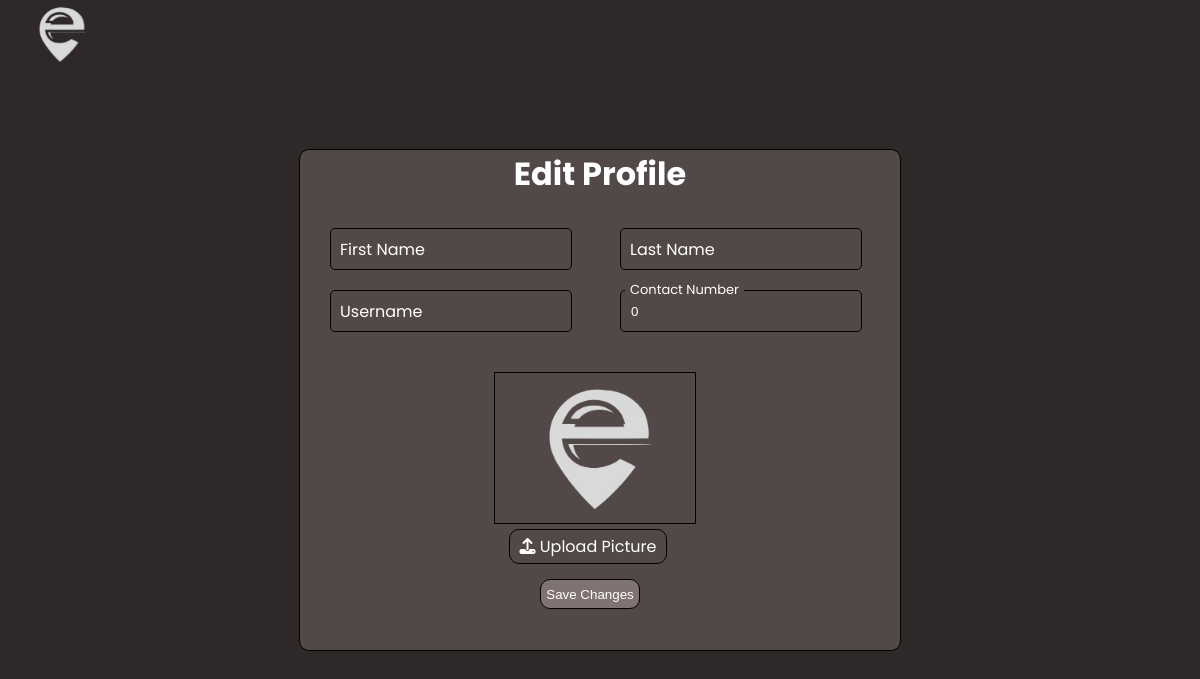
/edit_profile.php?email=admin@gmail.com, run on an earlier commit of the app's database.
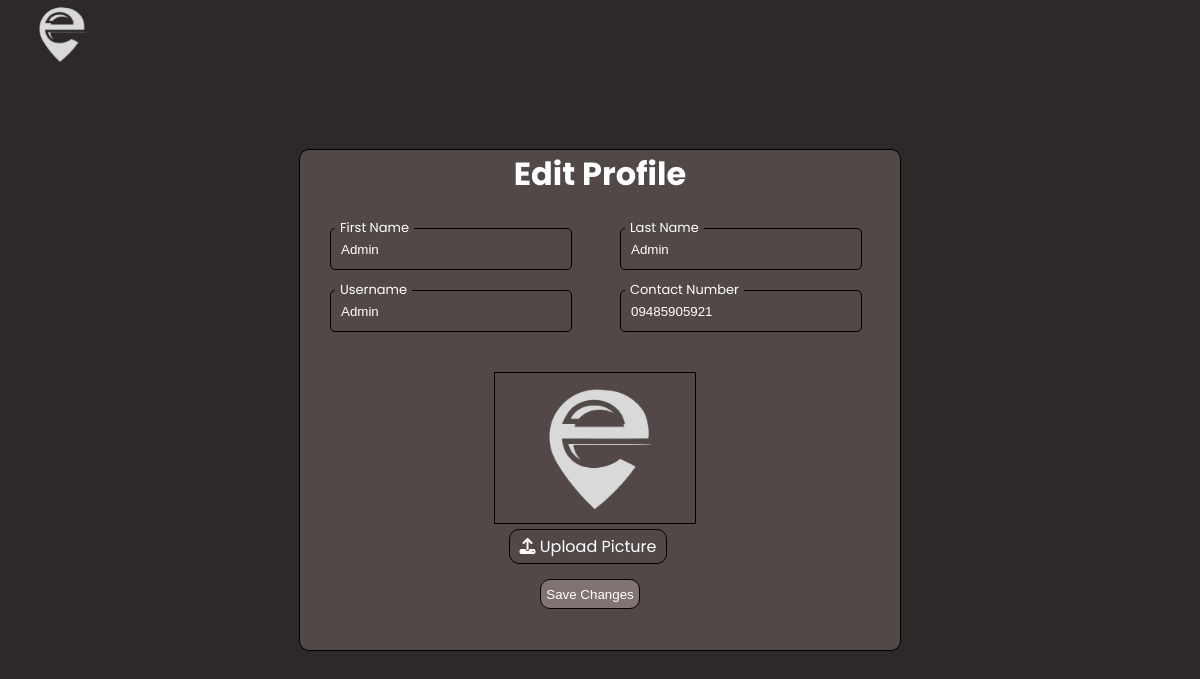
And on a later commit of the database.
### tables this page shows
CREATE TABLE `accounts` (
  `id` int(11) NOT NULL,
  `account_type` varchar(255) NOT NULL,
  `first_name` varchar(255) NOT NULL,
  `last_name` varchar(255) NOT NULL,
  `email` varchar(255) NOT NULL,
  `username` varchar(255) NOT NULL,
  `contact_number` bigint(20) NOT NULL,
  `password` varchar(255) NOT NULL,
  `verification_code` varchar(255) NOT NULL,
  `verification_complete` varchar(255) NOT NULL,
  `user_id` varchar(255) NOT NULL,
  `approved` varchar(255) NOT NULL,
  `profile_picture` varchar(255) NOT NULL
);

### edit_profile.php (the view, shortened to what this page needs)
<?php
    require_once("dbcon.php");
    $email = $_GET['email'];
    $sql = "SELECT * FROM accounts WHERE email = '$email'";
    $user = mysqli_query($conn, $sql);
    $row = mysqli_fetch_assoc($user);
?>
<!DOCTYPE html>
<html lang="en">
<head>
    <link rel="stylesheet" href="edit_profile.css">
</head>
<body>
    <div class="container">
        <div class="header">
            <img src="icon/icon.png" alt="" width="120" onclick="back('<?php echo $email ?>')">
        </div>
        <form action="editProfile_function.php" method="post" enctype="multipart/form-data">
            <h1>Edit Profile</h1>
            <div class="info">
                <div class="edit-profile">
                    <input type="text" id="first_name" name="first_name" value="<?php echo $row['first_name'] ?>" autocomplete="off" required>
                    <label for="first_name">First Name</label>
                </div>
                <div class="edit-profile">
                    <input type="text" id="last_name" name="last_name" autocomplete="off" value="<?php echo $row['last_name'] ?>" required>
                    <label for="last_name">Last Name</label>
                </div>
                <div class="edit-profile">
                    <input type="text" id="username" name="username" autocomplete="off" value="<?php echo $row['username'] ?>" required>
                    <label for="username">Username</label>
                </div>
                <div class="edit-profile">
                    <input type="text" id="contact_number" name="contact_number" value="0<?php echo $row['contact_number'] ?>" autocomplete="off" required>
                    <label for="contact_number">Contact Number</label>
                </div>
                <div class="profile">
                    <div class="profile_pic">
                        <img src="icon/icon.png" alt="" id="image">
                    </div>
                    <div class="uploadbtn">
                        <label for="input"><i class="fa-solid fa-upload"></i> Upload Picture</label>
                    </div>
                </div>
            </div>
            <button class="savebtn" name="save_changes">Save Changes</button>
        </form>
    </div>
</body>
</html>

What changed in the data, as far as the page shows it:
added accounts: first_name "Admin", last_name "Admin", username "Admin", contact_number "09485905921"
Also different on the page:
form field contact_number: "0" → (not shown)
